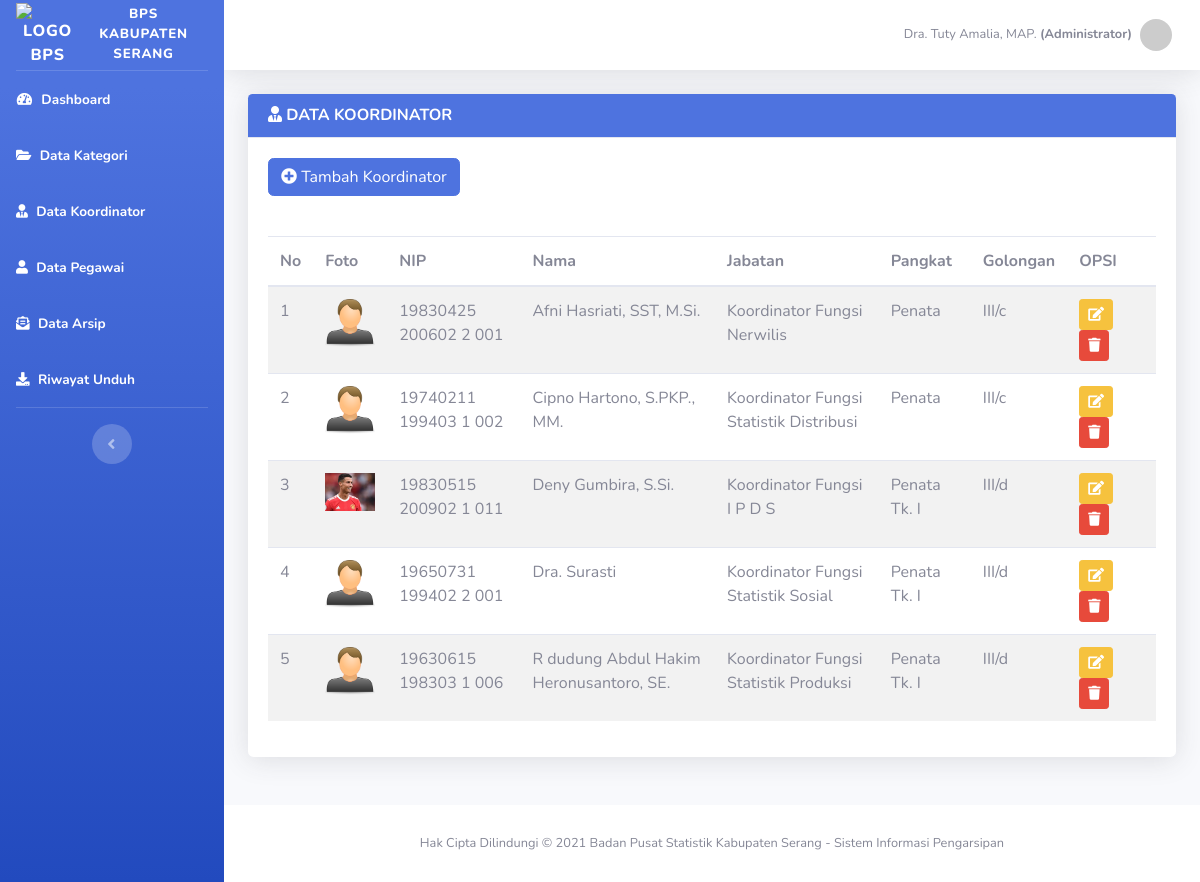
The app's page /admin/petugas.php (signed in) with its own data.
### tables this page shows
CREATE TABLE `petugas` (
  `id_petugas` int(11) NOT NULL,
  `nip` varchar(50) NOT NULL,
  `nama_petugas` varchar(100) NOT NULL,
  `jabatan` varchar(50) NOT NULL,
  `pangkat` varchar(50) NOT NULL,
  `golongan` varchar(50) NOT NULL,
  `password` varchar(50) NOT NULL,
  `foto` varchar(255) NOT NULL
);

### admin/petugas.php (the view, shortened to what this page needs)
<?php include 'header.php'; ?>
<div class="container-fluid">
    <div class="row">
        <div class="col-md-12 mb-5">
            <div class="card border-0 shadow">
                <div class="card-header bg-primary text-white">
                    <h6 class="m-0 font-weight-bold"><i class="fas fa-user-tie"></i> DATA KOORDINATOR</h6>
                </div>
                <div class="card-body">
                    <a href="petugas_tambah.php" class="btn btn-primary"><i class="fa fa-plus-circle"></i> Tambah Koordinator</a> <br> <br>
                    <table id="example" class="table table-striped display rsponesive wrap mt-3" cellspacing="0" style="width: 100%;">
                        <thead>
                            <tr>
                                <th width="1%">No</th>
                                <th>Foto</th>
                                <th>NIP</th>
                                <th>Nama</th>
                                <th>Jabatan</th>
                                <th>Pangkat</th>
                                <th>Golongan</th>
                                <th width="10%">OPSI</th>
                            </tr>
                        </thead>
                        <tbody>
                            <?php
                            $no = 1;
                            $petugas = mysqli_query($koneksi, "SELECT * FROM petugas ORDER BY nama_petugas ASC");
                            while ($p = mysqli_fetch_assoc($petugas)) {
                            ?>
                                <tr>
                                    <td><?php echo $no++; ?></td>
                                    <td>
                                        <?php
                                        if ($p['foto'] == "") {
                                        ?>
                                            <img class="img-user" src="../assets/img/user.png" style="width: 50px;">
                                        <?php
                                        } else {
                                        ?>
                                            <img class="img-user" style="width: 50px;" src="../assets/img/petugas/<?php echo $p['foto']; ?>">
                                        <?php
                                        }
                                        ?>
                                    </td>
                                    <td><?php echo $p['nip'] ?></td>
                                    <td><?php echo $p['nama_petugas'] ?></td>
                                    <td><?php echo $p['jabatan'] ?></td>
                                    <td><?php echo $p['pangkat'] ?></td>
                                    <td><?php echo $p['golongan'] ?></td>
                                    <td>
                                        <a href="petugas_edit.php?id=<?php echo $p['id_petugas']; ?>" class="btn btn-warning btn-sm"><i class="fas fa-edit"></i></a>
                                        <a href="petugas_hapus.php?id=<?php echo $p['id_petugas']; ?>" onclick='return confirm("Yakin Hapus <?php echo $p['nama_petugas'] ?> ?")'' class="btn btn-danger btn-sm"><i class="fas fa-trash"></i></a>
                                    </td>
                                </tr>
                            <?php
                            }
                            ?>
                        </tbody>
                    </table>
                </div>
            </div>
        </div>
    </div>
</div>
</div>
<?php include 'footer.php'; ?>

### admin/header.php (shortened to what this page needs)
<!DOCTYPE html>
<html lang="en">
<head>
    <link href="../assets/css/bootstrap.min.css" type="text/css" rel="stylesheet">
    <link href="../assets/vendor/fontawesome-free/css/all.min.css" rel="stylesheet" type="text/css">
    <link rel="stylesheet" type="text/css" href="https://cdn.datatables.net/v/bs4/dt-1.10.20/datatables.min.css" />
    <link rel="stylesheet" type="text/css" href="https://cdn.datatables.net/responsive/2.2.3/css/responsive.dataTables.min.css">
    <link href="../assets/css/sb-admin-2.min.css" rel="stylesheet">
</head>
<body id="page-top">
    <div id="wrapper">
        <ul class="navbar-nav bg-gradient-primary sidebar sidebar-dark accordion" id="accordionSidebar">
            <a class="sidebar-brand d-flex align-items-center justify-content-center" href="index.php">
                <div class="sidebar-brand-icon rotate-n-30">
                    <img src="../assets/img/LOGO-BPS.png" alt="Logo BPS" style="width:50px;">
                </div>
                <div class="sidebar-brand-text mx-2" style="font-size:10pt;">BPS Kabupaten Serang</div>
            </a>
            <hr class="sidebar-divider my-0">
            <li class="nav-item active">
                <a class="nav-link" href="index.php">
                    <i class="fas fa-fw fa-tachometer-alt"></i>
                    <span>Dashboard</span></a>
            </li>
            <li class="nav-item active">
                <a class="nav-link" href="kategori.php">
                    <i class="fas fa-folder-open"></i>
                    <span>Data Kategori</span></a>
            </li>
            <li class="nav-item active">
                <a class="nav-link" href="petugas.php">
                    <i class="fas fa-user-tie"></i>
                    <span>Data Koordinator</span></a>
            </li>
            <li class="nav-item active">
                <a class="nav-link" href="user.php">
                    <i class="fas fa-user"></i>
                    <span>Data Pegawai</span></a>
            </li>
            <li class="nav-item active">
                <a class="nav-link" href="arsip.php">
                    <i class="fas fa-envelope-open-text"></i>
                    <span>Data Arsip</span></a>
            </li>
            <li class="nav-item active">
                <a class="nav-link" href="riwayat.php">
                    <i class="fas fa-download"></i>
                    <span>Riwayat Unduh</span>
                </a>
            </li>
            <hr class="sidebar-divider d-none d-md-block">
            <div class="text-center d-none d-md-inline">
                <button class="rounded-circle border-0" id="sidebarToggle"></button>
            </div>
        </ul>
        <div id="content-wrapper" class="d-flex flex-column">
            <div id="content">
                <nav class="navbar navbar-expand navbar-light bg-white topbar mb-4 static-top shadow">
                    <ul class="navbar-nav ml-auto">
                        <li class="nav-item dropdown no-arrow">
                            <a class="nav-link dropdown-toggle" href="#" id="userDropdown" role="button" data-toggle="dropdown" aria-haspopup="true" aria-expanded="false">
                                <span class="mr-2 d-none d-lg-inline text-gray-600 small"><?php echo $_SESSION['nama']; ?> <span class="font-weight-bold">(Administrator)</span></span>
                                <?php if ($_SESSION['foto'] == "") {
                                ?>
                                    <img src="<?= 'https://ui-avatars.com/api/?name=' . $_SESSION['nama'] . '&background=4e73df&color=ffffff&size=100'; ?>" class="img-profile rounded-circle">
                                <?php
                                } else {
                                ?>
                                    <img src="../assets/img/admin/<?php echo $_SESSION['foto']; ?>" size="100" class="img-profile rounded-circle">
                                <?php
                                }
                                ?>
                            </a>
                        </li>
                    </ul>
                </nav>

### admin/footer.php (shortened to what this page needs)
<footer class="sticky-footer bg-white">
    <div class="container my-auto">
        <div class="copyright text-center my-auto">
            <span>Hak Cipta Dilindungi &copy; 2021 Badan Pusat Statistik Kabupaten Serang - Sistem Informasi Pengarsipan</span>
        </div>
    </div>
</footer>
</div>
</div>
</body>
</html>

### records on screen
petugas: nip "19830425 200602 2 001", nama_petugas "Afni Hasriati, SST, M.Si.", jabatan "Koordinator Fungsi Nerwilis", pangkat "Penata", golongan "III/c"
petugas: nip "19740211 199403 1 002", nama_petugas "Cipno Hartono, S.PKP., MM.", jabatan "Koordinator Fungsi Statistik Distribusi", pangkat "Penata", golongan "III/c"
petugas: foto (picture), nip "19830515 200902 1 011", nama_petugas "Deny Gumbira, S.Si.", jabatan "Koordinator Fungsi I P D S", pangkat "Penata Tk. I", golongan "III/d"
petugas: nip "19650731 199402 2 001", nama_petugas "Dra. Surasti", jabatan "Koordinator Fungsi Statistik Sosial", pangkat "Penata Tk. I", golongan "III/d"
petugas: nip "19630615 198303 1 006", nama_petugas "R dudung Abdul Hakim Heronusantoro, SE.", jabatan "Koordinator Fungsi Statistik Produksi", pangkat "Penata Tk. I", golongan "III/d"

### other values on screen
$_SESSION['nama'] "Dra. Tuty Amalia, MAP."
